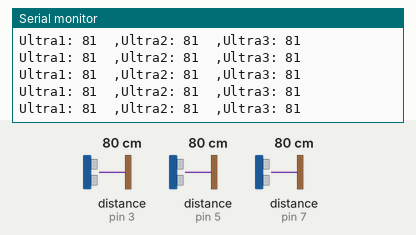
Bench run of a sketch on a simulated Arduino Uno, built with avr-gcc and run on an emulated ATmega328P. Shown: the last lines printed to the serial monitor. The test bench sets the inputs (shaded band); at power-on: distance to the obstacle (sensors on pin 3, pin 5, pin 7) 80 cm. The echo pulse lasts 58.3 µs per cm.

Above: at 1.2 s.
1.3 s: distance to the obstacle (sensor on pin 3) set to 2 cm
At 1.38 s:
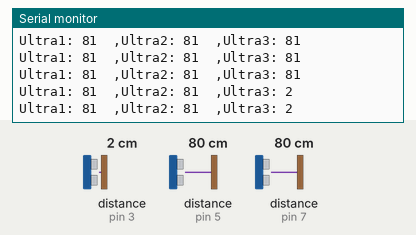
4.3 s: distance to the obstacle (sensor on pin 5) set to 2 cm
At 4.35 s:
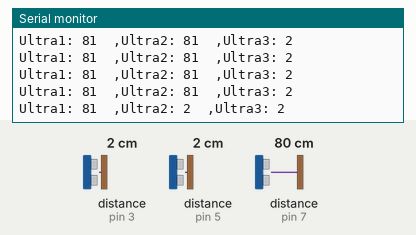
7.3 s: distance to the obstacle (sensor on pin 7) set to 2 cm
At 7.34 s:
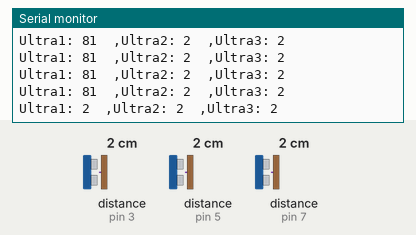
10.3 s: distance to the obstacle (sensor on pin 3) set to 4 cm
At 10.3 s:
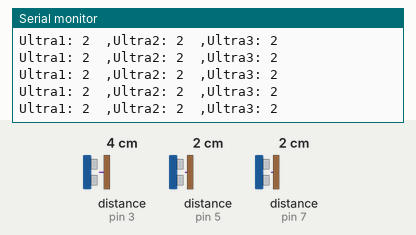
13.3 s: distance to the obstacle (sensor on pin 5) set to 9 cm
At 13.31 s:
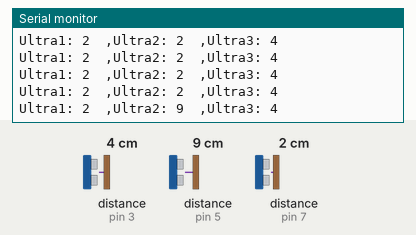
16.3 s: distance to the obstacle (sensor on pin 7) set to 4 cm
At 16.3 s:
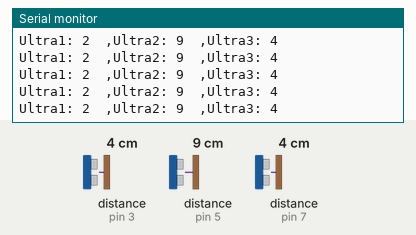
Timing chart, 0 to 19.3 s (numbered marks = the images above; inputs shaded):
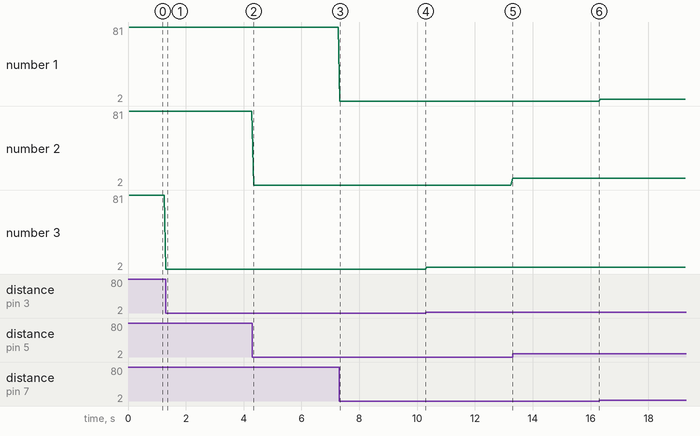

The sketch:

pruebaUltrasonicos.ino
```cpp
#include <NewPing.h>

//trigger,echo,max distance
NewPing sonar1(8, 7, 200);
NewPing sonar2(6, 5, 200);
NewPing sonar3(4, 3, 200);

void setup() {
  Serial.begin(9600);
}

void loop() {
  delay(50);
  Serial.print("Ultra1: ");
  Serial.print(sonar1.ping_cm());
  Serial.print("  ,Ultra2: ");
  Serial.print(sonar2.ping_cm());
  Serial.print("  ,Ultra3: ");
  Serial.println(sonar3.ping_cm());
}
```

Measured:
- after the input at 1.3 s, the serial monitor: prints a new line at once (image 1)
- after the input at 4.3 s, the serial monitor: prints a new line after 0.05 s (image 2)
- after the input at 7.3 s, the serial monitor: prints a new line at once (image 3)
- plotted number 2: 2 → 9 after the input at 10.3 s
- plotted number 3: 2 → 4 after the input at 10.3 s
